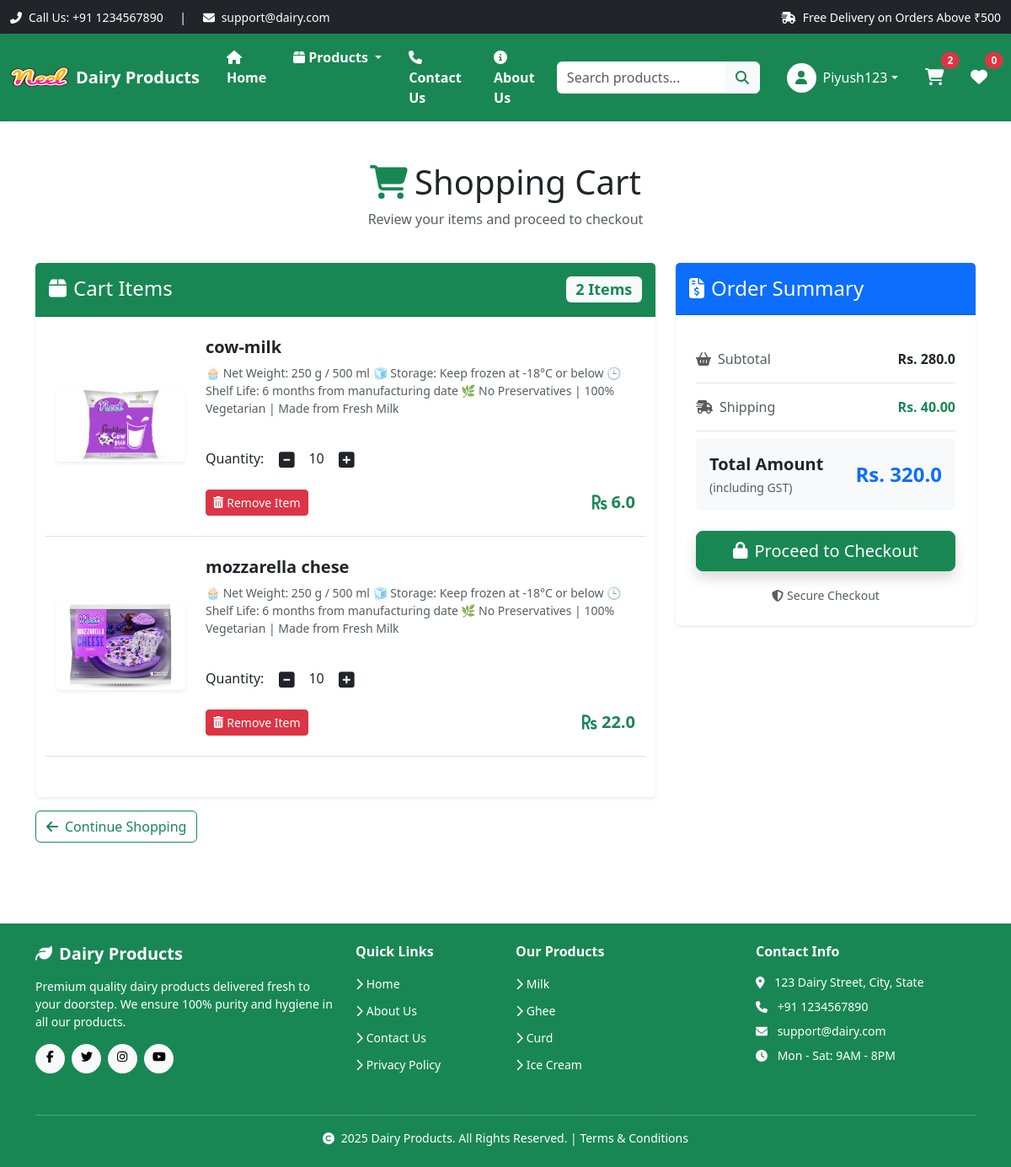
The page /cart/ (signed in) on the database as committed earlier.
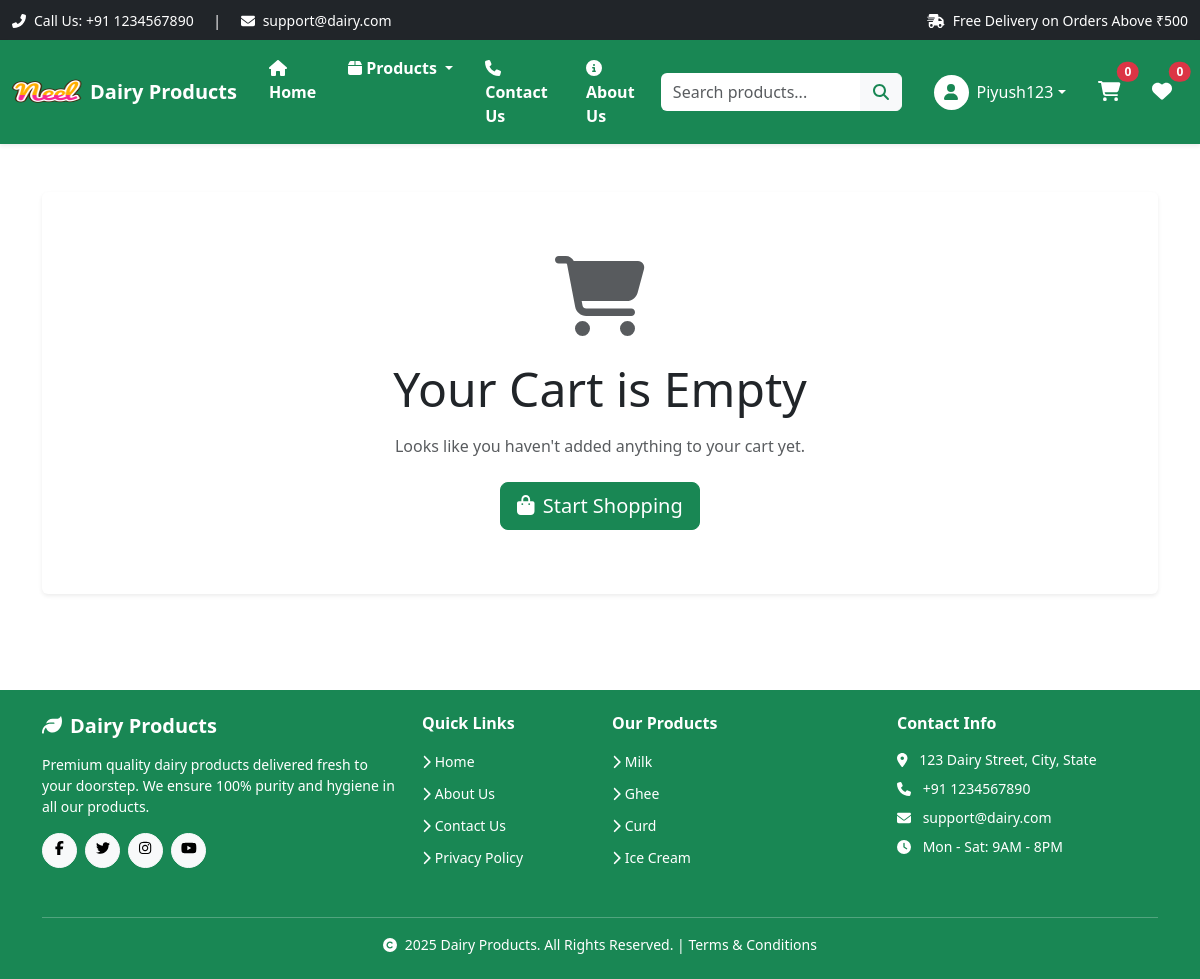
The same page on the database as committed later.
### app/models.py (models this page shows, shortened)
class cart(models.Model):
    user = models.ForeignKey(User, on_delete=models.CASCADE)
    product = models.ForeignKey(Product, on_delete=models.CASCADE)
    quantity = models.PositiveIntegerField(default=1)
    @property
    def total_cost(self):
        return self.quantity * self.product.discounted_price

class Product(models.Model):
    title = models.CharField(max_length=100)
    selling_price = models.FloatField()
    discounted_price = models.FloatField()
    description = models.TextField()
    composition = models.TextField(default='')
    prodapp = models.TextField(default='')
    category = models.CharField(choices=CATEGORY_CHOICES, max_length=2)
    product_image = models.ImageField(upload_to='product')

### app/views.py (the view)
# urls.py: path('cart/', views.show_cart, name='show-cart'),
def show_cart(request):
    user = request.user
    cart_items = cart.objects.filter(user=user)
    amount = 0
    shipping_amount = 40
    for p in cart_items:
        amount = amount + p.total_cost
    totalamount = amount + shipping_amount
    return render(request, 'app/addtocart.html', locals())

### app/templates/app/addtocart.html (shortened to what the changed rows need)
{% extends 'app/layout.html' %}
{% load static %}
{% block content %}
<div class="container my-5">
    {% if cart_items %}
        <div class="row mb-4">
            <div class="col-12">
                <h1 class="text-center mb-2">
                    <i class="fas fa-shopping-cart text-success me-2"></i>Shopping Cart
                </h1>
                <p class="text-center text-muted">Review your items and proceed to checkout</p>
            </div>
        </div>
        <div id="cart-content-row" class="row g-4">
            <div class="col-lg-8">
                <div class="card shadow-sm border-0">
                    <div class="card-header bg-success text-white py-3">
                        <h4 class="mb-0">
                            <i class="fas fa-box me-2"></i>Cart Items
                            <span id="cart-items-badge" class="badge bg-light text-success float-end">{{cart_items|length}} Item{% if cart_items|length > 1 %}s{% endif %}</span>
                        </h4>
                    </div>
                    <div id="cart-items-container" class="card-body p-4">
                        {% for item in cart_items %}
                        <div class="row align-items-center border-bottom pb-4 mb-4">
                            <div class="col-md-3 col-sm-4 text-center mb-3 mb-sm-0">
                                <img src="{{item.product.product_image.url}}"
                                     alt="{{item.product.title}}"
                                     class="img-fluid rounded shadow-sm"
                                     style="max-height: 150px; object-fit: cover;">
                            </div>
                            <div class="col-md-9 col-sm-8">
                                <div class="d-flex flex-column h-100">
                                    <h5 class="fw-bold text-dark mb-2">{{item.product.title}}</h5>
                                    <p class="text-muted small mb-3">{{item.product.description}}</p>
                                   <div class="my-3">
                                    <label for="quantity">Quantity:</label>
                                    <a class="minus-cart btn" pid={{item.id}}><i class="fas fa-minus-square fa-lg"></i></a>
                                    <span id="quantity">{{item.quantity}}</span>
                                    <a class="plus-cart btn" pid={{item.id}}><i class="fas fa-plus-square fa-lg"></i></a>
                                   </div>
                                    <div class="d-flex justify-content-between align-items-center mt-auto">
                                        <a href="#" class="remove-cart btn btn-sm btn-danger" pid={{item.id}}>
                                            <i class="fas fa-trash-alt me-1"></i>Remove Item
                                        </a>
                                        <h5 class="mb-0 text-success fw-bold">
                                            <i class="fas fa-rupee-sign"></i> {{item.product.discounted_price}}
                                        </h5>
                                    </div>
                                </div>
                            </div>
                        </div>
                        {% endfor %}
                    </div>
                </div>
                <div class="mt-3">
                    <a href="{% url 'home' %}" class="btn btn-outline-success">
                        <i class="fas fa-arrow-left me-2"></i>Continue Shopping
                    </a>
                </div>
            </div>
            <div class="col-lg-4">
                <div id="order-summary" class="card shadow-sm border-0 sticky-top" style="top: 80px;">
                    <div class="card-header bg-primary text-white py-3">
                        <h4 class="mb-0">
                            <i class="fas fa-file-invoice-dollar me-2"></i>Order Summary
                        </h4>
                    </div>
                    <div class="card-body p-4">
                        <ul class="list-group list-group-flush">
                            <li class="list-group-item d-flex justify-content-between align-items-center bg-transparent px-0 py-3">
                                <span class="text-muted">
                                    <i class="fas fa-shopping-basket me-2"></i>Subtotal
                                </span>
                                <span class="fw-bold" id="amount">Rs. {{amount}}</span>
                            </li>
                            <li class="list-group-item d-flex justify-content-between align-items-center bg-transparent px-0 py-3">
                                <span class="text-muted">
                                    <i class="fas fa-shipping-fast me-2"></i>Shipping
                                </span>
                                <span class="text-success fw-semibold">Rs. 40.00</span>
                            </li>
                            <li class="list-group-item d-flex justify-content-between align-items-center bg-light px-3 py-3 rounded mt-2">
                                <div>
                                    <strong class="fs-5">Total Amount</strong>
                                    <br>
                                    <small class="text-muted">(including GST)</small>
                                </div>
                                <span id="totalamount" class="fs-4 fw-bold text-primary">Rs. {{totalamount}}</span>
                            </li>
                        </ul>
                        <div class="d-grid gap-2 mt-4">
                            <a href="{% url 'checkout' %}?from=cart" class="btn btn-success btn-lg shadow">
                                <i class="fas fa-lock me-2"></i>Proceed to Checkout
                            </a>
                        </div>
                        <div class="text-center mt-3">
                            <small class="text-muted">
                                <i class="fas fa-shield-alt me-1"></i>Secure Checkout
                            </small>
                        </div>
                    </div>
                </div>
            </div>
        </div>
    {% else %}
        <div id="empty-cart-message" class="row">
            <div class="col-12">
                <div class="card shadow-sm border-0 text-center py-5">
                    <div class="card-body">
                        <i class="fas fa-shopping-cart fa-5x text-muted mb-4"></i>
                        <h1 class="display-5 mb-3">Your Cart is Empty</h1>
                        <p class="text-muted mb-4">Looks like you haven't added anything to your cart yet.</p>
                        <a href="{% url 'home' %}" class="btn btn-success btn-lg">
                            <i class="fas fa-shopping-bag me-2"></i>Start Shopping
                        </a>
                    </div>
                </div>
            </div>
        </div>
    {% endif %}
</div>
{% endblock %}

### app/templates/app/layout.html (shortened to what the changed rows need)
{% load static %} {% load django_browser_reload %}
<!DOCTYPE html>
<html lang="en">
  <head>
    <link
      href="https://cdn.jsdelivr.net/npm/bootstrap@5.3.8/dist/css/bootstrap.min.css"
      rel="stylesheet"
    />
    <link
      href="https://cdnjs.cloudflare.com/ajax/libs/font-awesome/6.4.0/css/all.min.css"
      rel="stylesheet"
    />
    <link rel="stylesheet" href="{% static 'app/css/owl.carousel.min.css' %}" />
    <link rel="stylesheet" href="{% static 'app/css/all.min.css' %}" />
    <link rel="stylesheet" href="{% static 'app/css/password-field.css' %}" />
    <link rel="stylesheet" href="{% static 'app/css/style.css' %}" />
  </head>
  <body class="d-flex flex-column min-vh-100">
    <nav class="navbar navbar-expand-lg navbar-dark bg-success shadow-sm sticky-top">
      <div class="container-fluid">
        <div class="collapse navbar-collapse" id="navbarSupportedContent">
          <ul class="navbar-nav mb-2 mb-lg-0 align-items-lg-center">
  {% if request.user.is_authenticated %}
    <li class="nav-item dropdown mx-2">
      <a
        class="nav-link dropdown-toggle text-white d-flex align-items-center"
        href="#"
        id="profileDropdown"
        role="button"
        data-bs-toggle="dropdown"
        aria-expanded="false"
      >
        <div class="bg-white text-success rounded-circle d-flex align-items-center justify-content-center me-2"
             style="width: 35px; height: 35px;">
          <i class="fas fa-user"></i>
        </div>
        <span class="d-none d-lg-inline">{{request.user.username|title}}</span>
      </a>
    </li>
    <li class="nav-item mx-2">
      <a href="{% url 'show-cart' %}" class="nav-link text-white position-relative">
        <i class="fas fa-shopping-cart fs-5"></i>
        {% if request.user.is_authenticated %}
          <span id="cart-badge" class="position-absolute top-0 start-100 translate-middle badge rounded-pill bg-danger">
            {{ request.user.cart_set.count|default:"0" }}
          </span>
        {% endif %}
      </a>
    </li>
    <li class="nav-item mx-2">
      <a href="#" class="nav-link text-white position-relative">
        <i class="fas fa-heart fs-5"></i>
        {% if request.user.is_authenticated %}
          <span class="position-absolute top-0 start-100 translate-middle badge rounded-pill bg-danger">
            0
          </span>
        {% endif %}
      </a>
    </li>
  {% endif %}
</ul>
        </div>
      </div>
    </nav>
    <main class="flex-grow-1">
      {% block content %} {% endblock %}
    </main>
  </body>
</html>

Rows that differ between the two databases and show on the page:
removed cart: product.product_image (picture), product "cow-milk", product.description "🧁 Net Weight: 250 g / 500 ml 🧊 Storage: Keep frozen at -18°C or below 🕒 Shelf Life: 6 months from manufacturing date 🌿 No Preservatives | 100% Vegetarian | Made from Fresh Milk", quantity "10", product.discounted_price "6.0"
removed cart: product.product_image (picture), product "mozzarella chese", product.description "🧁 Net Weight: 250 g / 500 ml 🧊 Storage: Keep frozen at -18°C or below 🕒 Shelf Life: 6 months from manufacturing date 🌿 No Preservatives | 100% Vegetarian | Made from Fresh Milk", quantity "10", product.discounted_price "22.0"
Other text that changed with them:
{{ request.user.cart_set.count|default:"0" }}: "2" → "0"
{{ cart_items|length }}: "2" → (not shown)
{{ amount }}: "280.0" → (not shown)
{{ totalamount }}: "320.0" → (not shown)
text no longer shown: "Shopping Cart Review your items and proceed to checkout Cart Items Item s Continue Shopping Order Summary Subtotal Rs. Shipping Rs. 40.00 Total Amount (including GST) Rs. Proceed to Checkout Secure Checkout"
text now shown: "Your Cart is Empty Looks like you haven't added anything to your cart yet. Start Shopping"
